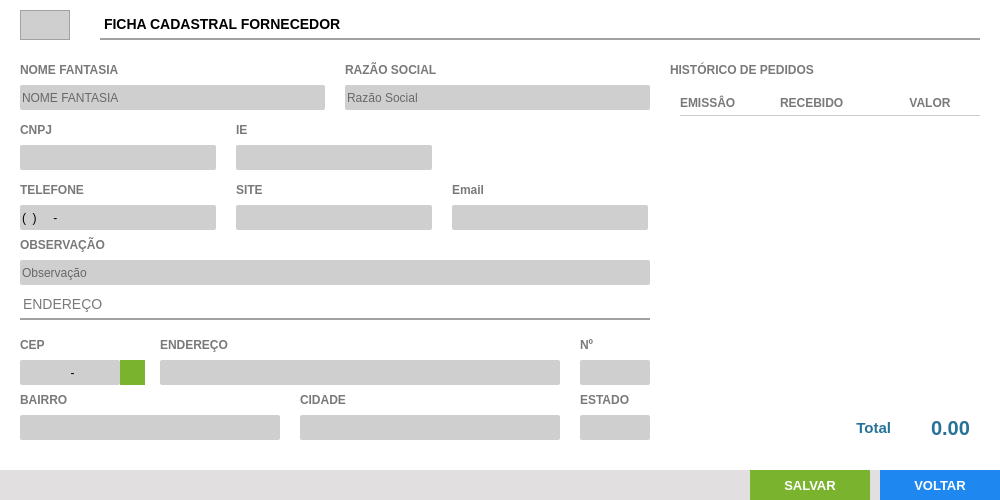
<?xml version="1.0" encoding="UTF-8"?>
<ui version="4.0">
 <class>ct_FormFornecedor</class>
 <widget class="QFrame" name="ct_FormFornecedor">
  <property name="geometry">
   <rect>
    <x>0</x>
    <y>0</y>
    <width>1000</width>
    <height>500</height>
   </rect>
  </property>
  <property name="windowTitle">
   <string>Frame</string>
  </property>
  <property name="frameShape">
   <enum>QFrame::StyledPanel</enum>
  </property>
  <property name="frameShadow">
   <enum>QFrame::Raised</enum>
  </property>
  <widget class="QFrame" name="fr_FormFornecedor">
   <property name="geometry">
    <rect>
     <x>0</x>
     <y>0</y>
     <width>1000</width>
     <height>500</height>
    </rect>
   </property>
   <property name="styleSheet">
    <string notr="true">background: #FFF;
border: none</string>
   </property>
   <widget class="QLabel" name="lb_FormFornecedor">
    <property name="geometry">
     <rect>
      <x>100</x>
      <y>10</y>
      <width>880</width>
      <height>30</height>
     </rect>
    </property>
    <property name="styleSheet">
     <string notr="true">QLabel{
font-size: 14px;
font-family: &quot;Arial&quot;;
font-weight: bold;

border-bottom: 2px solid #A2A2A2
}</string>
    </property>
    <property name="text">
     <string>FICHA CADASTRAL FORNECEDOR</string>
    </property>
   </widget>
   <widget class="QLineEdit" name="tx_Id">
    <property name="enabled">
     <bool>false</bool>
    </property>
    <property name="geometry">
     <rect>
      <x>20</x>
      <y>10</y>
      <width>50</width>
      <height>30</height>
     </rect>
    </property>
    <property name="styleSheet">
     <string notr="true">QLineEdit{
background: #CFCFCF;
border: 1px solid #A2A2A2;
color: #000;
font-size: 14px;
font-family: &quot;Arial&quot;;
font-weight: bold;

}</string>
    </property>
    <property name="text">
     <string/>
    </property>
    <property name="alignment">
     <set>Qt::AlignCenter</set>
    </property>
   </widget>
   <widget class="QLabel" name="lb_FormFornecedor_2">
    <property name="geometry">
     <rect>
      <x>20</x>
      <y>60</y>
      <width>150</width>
      <height>20</height>
     </rect>
    </property>
    <property name="styleSheet">
     <string notr="true">QLabel{
font-size: 12px;
font-family: &quot;Arial Unicode MS&quot;;
font-weight: bold;
color: #797979
}</string>
    </property>
    <property name="text">
     <string>NOME FANTASIA</string>
    </property>
   </widget>
   <widget class="QLineEdit" name="tx_NomeFantasia">
    <property name="geometry">
     <rect>
      <x>20</x>
      <y>85</y>
      <width>305</width>
      <height>25</height>
     </rect>
    </property>
    <property name="focusPolicy">
     <enum>Qt::WheelFocus</enum>
    </property>
    <property name="styleSheet">
     <string notr="true">QLineEdit{
background: #CFCFCF;
border-radius: 2px;
color: #000;
font: 13px &quot;Arial&quot; ;
text-transform: uppercase;
}
QLineEdit:Focus {
border: 1px solid red;
}</string>
    </property>
    <property name="placeholderText">
     <string>NOME FANTASIA</string>
    </property>
   </widget>
   <widget class="QLabel" name="lb_FormFornecedor_3">
    <property name="geometry">
     <rect>
      <x>20</x>
      <y>120</y>
      <width>190</width>
      <height>20</height>
     </rect>
    </property>
    <property name="styleSheet">
     <string notr="true">QLabel{
font-size: 12px;
font-family: &quot;Arial Unicode MS&quot;;
font-weight: bold;
color: #797979
}</string>
    </property>
    <property name="text">
     <string>CNPJ</string>
    </property>
   </widget>
   <widget class="QLabel" name="lb_FormFornecedor_4">
    <property name="geometry">
     <rect>
      <x>236</x>
      <y>120</y>
      <width>190</width>
      <height>20</height>
     </rect>
    </property>
    <property name="styleSheet">
     <string notr="true">QLabel{
font-size: 12px;
font-family: &quot;Arial Unicode MS&quot;;
font-weight: bold;
color: #797979
}</string>
    </property>
    <property name="text">
     <string>IE</string>
    </property>
   </widget>
   <widget class="QLabel" name="lb_FormFornecedor_5">
    <property name="geometry">
     <rect>
      <x>20</x>
      <y>180</y>
      <width>196</width>
      <height>20</height>
     </rect>
    </property>
    <property name="styleSheet">
     <string notr="true">QLabel{
font-size: 12px;
font-family: &quot;Arial Unicode MS&quot;;
font-weight: bold;
color: #797979
}</string>
    </property>
    <property name="text">
     <string>TELEFONE </string>
    </property>
   </widget>
   <widget class="QLineEdit" name="tx_Telefone">
    <property name="geometry">
     <rect>
      <x>20</x>
      <y>205</y>
      <width>196</width>
      <height>25</height>
     </rect>
    </property>
    <property name="focusPolicy">
     <enum>Qt::WheelFocus</enum>
    </property>
    <property name="styleSheet">
     <string notr="true">QLineEdit{
background: #CFCFCF;
border-radius: 2px;
color: #000;
font: 13px &quot;Arial&quot; 
}
QLineEdit:Focus {
border: 1px solid red;
}</string>
    </property>
    <property name="inputMask">
     <string>(00) 0000-00000</string>
    </property>
    <property name="text">
     <string>() -</string>
    </property>
    <property name="placeholderText">
     <string/>
    </property>
   </widget>
   <widget class="QLineEdit" name="tx_InscEstadual">
    <property name="geometry">
     <rect>
      <x>236</x>
      <y>145</y>
      <width>196</width>
      <height>25</height>
     </rect>
    </property>
    <property name="focusPolicy">
     <enum>Qt::WheelFocus</enum>
    </property>
    <property name="styleSheet">
     <string notr="true">QLineEdit{
background: #CFCFCF;
border-radius: 2px;
color: #000;
font: 13px &quot;Arial&quot; 
}
QLineEdit:Focus {
border: 1px solid red;
}</string>
    </property>
    <property name="placeholderText">
     <string/>
    </property>
   </widget>
   <widget class="QLineEdit" name="tx_Obs">
    <property name="geometry">
     <rect>
      <x>20</x>
      <y>260</y>
      <width>630</width>
      <height>25</height>
     </rect>
    </property>
    <property name="focusPolicy">
     <enum>Qt::WheelFocus</enum>
    </property>
    <property name="styleSheet">
     <string notr="true">QLineEdit{
background: #CFCFCF;
border-radius: 2px;
color: #000;
font: 13px &quot;Arial&quot; ;
text-transform: uppercase
}
QLineEdit:Focus {
border: 1px solid red;
}</string>
    </property>
    <property name="placeholderText">
     <string>Observação</string>
    </property>
   </widget>
   <widget class="QLabel" name="lb_FormFornecedor_7">
    <property name="geometry">
     <rect>
      <x>20</x>
      <y>235</y>
      <width>150</width>
      <height>20</height>
     </rect>
    </property>
    <property name="styleSheet">
     <string notr="true">QLabel{
font-size: 12px;
font-family: &quot;Arial Unicode MS&quot;;
font-weight: bold;
color: #797979
}</string>
    </property>
    <property name="text">
     <string>OBSERVAÇÃO</string>
    </property>
   </widget>
   <widget class="QLabel" name="lb_FormFornecedor_8">
    <property name="geometry">
     <rect>
      <x>20</x>
      <y>290</y>
      <width>630</width>
      <height>30</height>
     </rect>
    </property>
    <property name="styleSheet">
     <string notr="true">QLabel{
font-size: 14px;
font-family: &quot;Arial&quot;;
font-weight: normal;

border-bottom: 2px solid #A2A2A2;
color: #797979
}</string>
    </property>
    <property name="text">
     <string>ENDEREÇO</string>
    </property>
   </widget>
   <widget class="QTableWidget" name="tb_Historico">
    <property name="geometry">
     <rect>
      <x>680</x>
      <y>90</y>
      <width>310</width>
      <height>320</height>
     </rect>
    </property>
    <property name="styleSheet">
     <string notr="true">QTableView{
color: #797979;
font-family: &quot;Arial&quot;;
font-weight: bold;
font-size: 12px;
background: #FFF;
}
QHeaderView:section{
background: #FFF;
font-size: 12px;
font-family: &quot;Arial&quot;;
font-weight: bold;
color: #797979;
border: none;
border-bottom: 1px solid #CCC;
height: 25px;
}
</string>
    </property>
    <property name="verticalScrollBarPolicy">
     <enum>Qt::ScrollBarAlwaysOff</enum>
    </property>
    <property name="horizontalScrollBarPolicy">
     <enum>Qt::ScrollBarAlwaysOff</enum>
    </property>
    <property name="showGrid">
     <bool>false</bool>
    </property>
    <attribute name="verticalHeaderVisible">
     <bool>false</bool>
    </attribute>
    <attribute name="verticalHeaderHighlightSections">
     <bool>false</bool>
    </attribute>
    <column>
     <property name="text">
      <string>EMISSÂO</string>
     </property>
     <property name="textAlignment">
      <set>AlignLeading|AlignVCenter</set>
     </property>
    </column>
    <column>
     <property name="text">
      <string>RECEBIDO</string>
     </property>
     <property name="textAlignment">
      <set>AlignLeading|AlignVCenter</set>
     </property>
    </column>
    <column>
     <property name="text">
      <string>VALOR</string>
     </property>
    </column>
   </widget>
   <widget class="QLabel" name="lb_FormFornecedor_9">
    <property name="geometry">
     <rect>
      <x>670</x>
      <y>60</y>
      <width>310</width>
      <height>20</height>
     </rect>
    </property>
    <property name="styleSheet">
     <string notr="true">QLabel{
font-size: 12px;
font-family: &quot;Arial Unicode MS&quot;;
font-weight: bold;
color: #797979
}</string>
    </property>
    <property name="text">
     <string>HISTÓRICO DE PEDIDOS</string>
    </property>
   </widget>
   <widget class="QLineEdit" name="tx_Cep">
    <property name="geometry">
     <rect>
      <x>20</x>
      <y>360</y>
      <width>100</width>
      <height>25</height>
     </rect>
    </property>
    <property name="focusPolicy">
     <enum>Qt::WheelFocus</enum>
    </property>
    <property name="styleSheet">
     <string notr="true">QLineEdit{
background: #CFCFCF;
border-radius: 2px;
color: #000;
font: 13px &quot;Arial&quot; ;
text-transform: uppercase
}
QLineEdit:Focus {
border: 1px solid red;
}</string>
    </property>
    <property name="inputMask">
     <string>99999-999</string>
    </property>
    <property name="alignment">
     <set>Qt::AlignCenter</set>
    </property>
    <property name="placeholderText">
     <string>123456789</string>
    </property>
   </widget>
   <widget class="QLabel" name="lb_FormFornecedor_10">
    <property name="geometry">
     <rect>
      <x>20</x>
      <y>335</y>
      <width>50</width>
      <height>20</height>
     </rect>
    </property>
    <property name="styleSheet">
     <string notr="true">QLabel{
font-size: 12px;
font-family: &quot;Arial Unicode MS&quot;;
font-weight: bold;
color: #797979
}</string>
    </property>
    <property name="text">
     <string>CEP</string>
    </property>
   </widget>
   <widget class="QFrame" name="fr_BotoesFormFornecedor">
    <property name="geometry">
     <rect>
      <x>0</x>
      <y>470</y>
      <width>1000</width>
      <height>30</height>
     </rect>
    </property>
    <property name="styleSheet">
     <string notr="true">background:#E1DFE0;
border: none;</string>
    </property>
    <widget class="QPushButton" name="bt_Voltar">
     <property name="geometry">
      <rect>
       <x>880</x>
       <y>0</y>
       <width>120</width>
       <height>30</height>
      </rect>
     </property>
     <property name="font">
      <font>
       <family>Tahoma</family>
       <pointsize>10</pointsize>
       <weight>75</weight>
       <bold>true</bold>
      </font>
     </property>
     <property name="cursor">
      <cursorShape>PointingHandCursor</cursorShape>
     </property>
     <property name="focusPolicy">
      <enum>Qt::NoFocus</enum>
     </property>
     <property name="contextMenuPolicy">
      <enum>Qt::ActionsContextMenu</enum>
     </property>
     <property name="styleSheet">
      <string notr="true">QPushButton {
background-color: #1E87F0;
color: #FFF
 }
QPushButton:hover{
background-color: #40a286
}</string>
     </property>
     <property name="text">
      <string>VOLTAR</string>
     </property>
     <property name="iconSize">
      <size>
       <width>75</width>
       <height>35</height>
      </size>
     </property>
    </widget>
    <widget class="QPushButton" name="bt_Salvar">
     <property name="geometry">
      <rect>
       <x>750</x>
       <y>0</y>
       <width>120</width>
       <height>30</height>
      </rect>
     </property>
     <property name="font">
      <font>
       <family>Tahoma</family>
       <pointsize>10</pointsize>
       <weight>75</weight>
       <bold>true</bold>
      </font>
     </property>
     <property name="cursor">
      <cursorShape>PointingHandCursor</cursorShape>
     </property>
     <property name="focusPolicy">
      <enum>Qt::NoFocus</enum>
     </property>
     <property name="contextMenuPolicy">
      <enum>Qt::ActionsContextMenu</enum>
     </property>
     <property name="styleSheet">
      <string notr="true">QPushButton {
background-color: #7AB32E;
color: #FFF
 }
QPushButton:hover{
background-color: #40a286
}</string>
     </property>
     <property name="text">
      <string>SALVAR</string>
     </property>
     <property name="iconSize">
      <size>
       <width>75</width>
       <height>35</height>
      </size>
     </property>
    </widget>
   </widget>
   <widget class="QLabel" name="lb_FormFornecedor_21">
    <property name="geometry">
     <rect>
      <x>345</x>
      <y>60</y>
      <width>150</width>
      <height>20</height>
     </rect>
    </property>
    <property name="styleSheet">
     <string notr="true">QLabel{
font-size: 12px;
font-family: &quot;Arial Unicode MS&quot;;
font-weight: bold;
color: #797979
}</string>
    </property>
    <property name="text">
     <string>RAZÃO SOCIAL</string>
    </property>
   </widget>
   <widget class="QLineEdit" name="tx_RazaoSocial">
    <property name="geometry">
     <rect>
      <x>345</x>
      <y>85</y>
      <width>305</width>
      <height>25</height>
     </rect>
    </property>
    <property name="focusPolicy">
     <enum>Qt::WheelFocus</enum>
    </property>
    <property name="styleSheet">
     <string notr="true">QLineEdit{
background: #CFCFCF;
border-radius: 2px;
color: #000;
font: 13px &quot;Arial&quot; ;
text-transform: uppercase;
}
QLineEdit:Focus {
border: 1px solid red;
}</string>
    </property>
    <property name="placeholderText">
     <string>Razão Social</string>
    </property>
   </widget>
   <widget class="QLineEdit" name="tx_cnpj">
    <property name="geometry">
     <rect>
      <x>20</x>
      <y>145</y>
      <width>196</width>
      <height>25</height>
     </rect>
    </property>
    <property name="focusPolicy">
     <enum>Qt::WheelFocus</enum>
    </property>
    <property name="styleSheet">
     <string notr="true">QLineEdit{
background: #CFCFCF;
border-radius: 2px;
color: #000;
font: 13px &quot;Arial&quot; 
}
QLineEdit:Focus {
border: 1px solid red;
}</string>
    </property>
    <property name="text">
     <string/>
    </property>
    <property name="placeholderText">
     <string/>
    </property>
   </widget>
   <widget class="QLabel" name="lb_FormFornecedor_23">
    <property name="geometry">
     <rect>
      <x>452</x>
      <y>180</y>
      <width>190</width>
      <height>20</height>
     </rect>
    </property>
    <property name="styleSheet">
     <string notr="true">QLabel{
font-size: 12px;
font-family: &quot;Arial Unicode MS&quot;;
font-weight: bold;
color: #797979
}</string>
    </property>
    <property name="text">
     <string>Email</string>
    </property>
   </widget>
   <widget class="QLabel" name="lb_FormFornecedor_24">
    <property name="geometry">
     <rect>
      <x>236</x>
      <y>180</y>
      <width>190</width>
      <height>20</height>
     </rect>
    </property>
    <property name="styleSheet">
     <string notr="true">QLabel{
font-size: 12px;
font-family: &quot;Arial Unicode MS&quot;;
font-weight: bold;
color: #797979
}</string>
    </property>
    <property name="text">
     <string>SITE</string>
    </property>
   </widget>
   <widget class="QLineEdit" name="tx_Email">
    <property name="geometry">
     <rect>
      <x>452</x>
      <y>205</y>
      <width>196</width>
      <height>25</height>
     </rect>
    </property>
    <property name="focusPolicy">
     <enum>Qt::WheelFocus</enum>
    </property>
    <property name="styleSheet">
     <string notr="true">QLineEdit{
background: #CFCFCF;
border-radius: 2px;
color: #000;
font: 13px &quot;Arial&quot; 
}
QLineEdit:Focus {
border: 1px solid red;
}</string>
    </property>
    <property name="placeholderText">
     <string/>
    </property>
   </widget>
   <widget class="QLineEdit" name="tx_Site">
    <property name="geometry">
     <rect>
      <x>236</x>
      <y>205</y>
      <width>196</width>
      <height>25</height>
     </rect>
    </property>
    <property name="focusPolicy">
     <enum>Qt::WheelFocus</enum>
    </property>
    <property name="styleSheet">
     <string notr="true">QLineEdit{
background: #CFCFCF;
border-radius: 2px;
color: #000;
font: 13px &quot;Arial&quot; 
}
QLineEdit:Focus {
border: 1px solid red;
}</string>
    </property>
    <property name="placeholderText">
     <string/>
    </property>
   </widget>
   <widget class="QLabel" name="lb_FormFornecedor_11">
    <property name="geometry">
     <rect>
      <x>160</x>
      <y>335</y>
      <width>250</width>
      <height>20</height>
     </rect>
    </property>
    <property name="styleSheet">
     <string notr="true">QLabel{
font-size: 12px;
font-family: &quot;Arial Unicode MS&quot;;
font-weight: bold;
color: #797979
}</string>
    </property>
    <property name="text">
     <string>ENDEREÇO</string>
    </property>
   </widget>
   <widget class="QLineEdit" name="tx_Endereco">
    <property name="geometry">
     <rect>
      <x>160</x>
      <y>360</y>
      <width>400</width>
      <height>25</height>
     </rect>
    </property>
    <property name="focusPolicy">
     <enum>Qt::WheelFocus</enum>
    </property>
    <property name="styleSheet">
     <string notr="true">QLineEdit{
background: #CFCFCF;
border-radius: 2px;
color: #000;
font: 13px &quot;Arial&quot; ;
text-transform: uppercase
}
QLineEdit:Focus {
border: 1px solid red;
}</string>
    </property>
    <property name="inputMask">
     <string/>
    </property>
    <property name="alignment">
     <set>Qt::AlignLeading|Qt::AlignLeft|Qt::AlignVCenter</set>
    </property>
    <property name="placeholderText">
     <string/>
    </property>
   </widget>
   <widget class="QLabel" name="lb_FormFornecedor_12">
    <property name="geometry">
     <rect>
      <x>580</x>
      <y>335</y>
      <width>50</width>
      <height>20</height>
     </rect>
    </property>
    <property name="styleSheet">
     <string notr="true">QLabel{
font-size: 12px;
font-family: &quot;Arial Unicode MS&quot;;
font-weight: bold;
color: #797979
}</string>
    </property>
    <property name="text">
     <string>Nº</string>
    </property>
   </widget>
   <widget class="QLineEdit" name="tx_Numero">
    <property name="geometry">
     <rect>
      <x>580</x>
      <y>360</y>
      <width>70</width>
      <height>25</height>
     </rect>
    </property>
    <property name="focusPolicy">
     <enum>Qt::WheelFocus</enum>
    </property>
    <property name="styleSheet">
     <string notr="true">QLineEdit{
background: #CFCFCF;
border-radius: 2px;
color: #000;
font: 13px &quot;Arial&quot; ;
text-transform: uppercase
}
QLineEdit:Focus {
border: 1px solid red;
}</string>
    </property>
    <property name="inputMask">
     <string/>
    </property>
    <property name="alignment">
     <set>Qt::AlignLeading|Qt::AlignLeft|Qt::AlignVCenter</set>
    </property>
    <property name="placeholderText">
     <string/>
    </property>
   </widget>
   <widget class="QLineEdit" name="tx_Bairro">
    <property name="geometry">
     <rect>
      <x>20</x>
      <y>415</y>
      <width>260</width>
      <height>25</height>
     </rect>
    </property>
    <property name="focusPolicy">
     <enum>Qt::WheelFocus</enum>
    </property>
    <property name="styleSheet">
     <string notr="true">QLineEdit{
background: #CFCFCF;
border-radius: 2px;
color: #000;
font: 13px &quot;Arial&quot; ;
text-transform: uppercase
}
QLineEdit:Focus {
border: 1px solid red;
}</string>
    </property>
    <property name="inputMask">
     <string/>
    </property>
    <property name="alignment">
     <set>Qt::AlignLeading|Qt::AlignLeft|Qt::AlignVCenter</set>
    </property>
    <property name="placeholderText">
     <string/>
    </property>
   </widget>
   <widget class="QLabel" name="lb_FormFornecedor_13">
    <property name="geometry">
     <rect>
      <x>20</x>
      <y>390</y>
      <width>120</width>
      <height>20</height>
     </rect>
    </property>
    <property name="styleSheet">
     <string notr="true">QLabel{
font-size: 12px;
font-family: &quot;Arial Unicode MS&quot;;
font-weight: bold;
color: #797979
}</string>
    </property>
    <property name="text">
     <string>BAIRRO</string>
    </property>
   </widget>
   <widget class="QLineEdit" name="tx_Cidade">
    <property name="geometry">
     <rect>
      <x>300</x>
      <y>415</y>
      <width>260</width>
      <height>25</height>
     </rect>
    </property>
    <property name="focusPolicy">
     <enum>Qt::WheelFocus</enum>
    </property>
    <property name="styleSheet">
     <string notr="true">QLineEdit{
background: #CFCFCF;
border-radius: 2px;
color: #000;
font: 13px &quot;Arial&quot; ;
text-transform: uppercase
}
QLineEdit:Focus {
border: 1px solid red;
}</string>
    </property>
    <property name="inputMask">
     <string/>
    </property>
    <property name="alignment">
     <set>Qt::AlignLeading|Qt::AlignLeft|Qt::AlignVCenter</set>
    </property>
    <property name="placeholderText">
     <string/>
    </property>
   </widget>
   <widget class="QLabel" name="lb_FormFornecedor_14">
    <property name="geometry">
     <rect>
      <x>300</x>
      <y>390</y>
      <width>120</width>
      <height>20</height>
     </rect>
    </property>
    <property name="styleSheet">
     <string notr="true">QLabel{
font-size: 12px;
font-family: &quot;Arial Unicode MS&quot;;
font-weight: bold;
color: #797979
}</string>
    </property>
    <property name="text">
     <string>CIDADE</string>
    </property>
   </widget>
   <widget class="QLabel" name="lb_FormFornecedor_15">
    <property name="geometry">
     <rect>
      <x>580</x>
      <y>390</y>
      <width>70</width>
      <height>20</height>
     </rect>
    </property>
    <property name="styleSheet">
     <string notr="true">QLabel{
font-size: 12px;
font-family: &quot;Arial Unicode MS&quot;;
font-weight: bold;
color: #797979
}</string>
    </property>
    <property name="text">
     <string>ESTADO</string>
    </property>
   </widget>
   <widget class="QLineEdit" name="tx_Estado">
    <property name="geometry">
     <rect>
      <x>580</x>
      <y>415</y>
      <width>70</width>
      <height>25</height>
     </rect>
    </property>
    <property name="focusPolicy">
     <enum>Qt::WheelFocus</enum>
    </property>
    <property name="styleSheet">
     <string notr="true">QLineEdit{
background: #CFCFCF;
border-radius: 2px;
color: #000;
font: 13px &quot;Arial&quot; ;
text-transform: uppercase
}
QLineEdit:Focus {
border: 1px solid red;
}</string>
    </property>
    <property name="inputMask">
     <string/>
    </property>
    <property name="alignment">
     <set>Qt::AlignLeading|Qt::AlignLeft|Qt::AlignVCenter</set>
    </property>
    <property name="placeholderText">
     <string/>
    </property>
   </widget>
   <widget class="QPushButton" name="bt_BuscaCep">
    <property name="geometry">
     <rect>
      <x>120</x>
      <y>360</y>
      <width>25</width>
      <height>25</height>
     </rect>
    </property>
    <property name="font">
     <font>
      <family>Arial</family>
      <pointsize>16</pointsize>
      <weight>75</weight>
      <bold>true</bold>
     </font>
    </property>
    <property name="styleSheet">
     <string notr="true">QPushButton{
background: #7AB32E;
color: #FFF
}
QPushButton:hover{
background-color: #40a286
}</string>
    </property>
    <property name="text">
     <string/>
    </property>
   </widget>
   <widget class="QLabel" name="lb_FormVenda_11">
    <property name="geometry">
     <rect>
      <x>680</x>
      <y>415</y>
      <width>211</width>
      <height>25</height>
     </rect>
    </property>
    <property name="styleSheet">
     <string notr="true">QLabel{
font-size: 15px;
font-family: &quot;Arial&quot;;
font-weight: bold;
color: #277298;
border: none
}</string>
    </property>
    <property name="text">
     <string>Total</string>
    </property>
    <property name="alignment">
     <set>Qt::AlignRight|Qt::AlignTrailing|Qt::AlignVCenter</set>
    </property>
   </widget>
   <widget class="QLabel" name="lb_TotalHistorico">
    <property name="geometry">
     <rect>
      <x>910</x>
      <y>415</y>
      <width>81</width>
      <height>25</height>
     </rect>
    </property>
    <property name="layoutDirection">
     <enum>Qt::LeftToRight</enum>
    </property>
    <property name="styleSheet">
     <string notr="true">QLabel{
font-size: 20px;
font-family: &quot;Arial&quot;;
font-weight: bold;
color: #277298;
border: none
}</string>
    </property>
    <property name="text">
     <string>0.00</string>
    </property>
    <property name="alignment">
     <set>Qt::AlignCenter</set>
    </property>
   </widget>
  </widget>
 </widget>
 <tabstops>
  <tabstop>tx_Id</tabstop>
  <tabstop>tx_NomeFantasia</tabstop>
  <tabstop>tx_RazaoSocial</tabstop>
  <tabstop>tx_cnpj</tabstop>
  <tabstop>tx_InscEstadual</tabstop>
  <tabstop>tx_Telefone</tabstop>
  <tabstop>tx_Site</tabstop>
  <tabstop>tx_Email</tabstop>
  <tabstop>tx_Obs</tabstop>
  <tabstop>tx_Cep</tabstop>
  <tabstop>bt_BuscaCep</tabstop>
  <tabstop>tx_Endereco</tabstop>
  <tabstop>tx_Numero</tabstop>
  <tabstop>tx_Bairro</tabstop>
  <tabstop>tx_Cidade</tabstop>
  <tabstop>tx_Estado</tabstop>
  <tabstop>tb_Historico</tabstop>
 </tabstops>
 <resources/>
 <connections/>
</ui>
